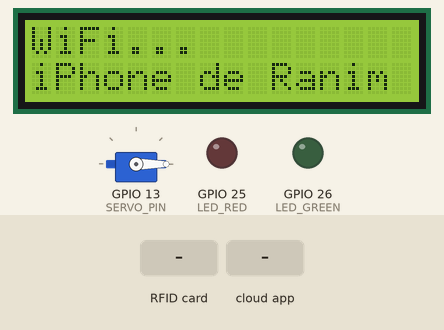
The sketch below on a simulated ESP32. On the bench: servo, 16×2 character LCD, output pins drawn as LEDs (lit = HIGH). Inputs (shaded band) come from the test bench. WiFi joins after 1.5 s; servers stay silent unless stated; the Firebase database answers and starts empty; what the sketch prints to the serial monitor is not drawn.

Above: at 2.3 s.
At 5.4 s:
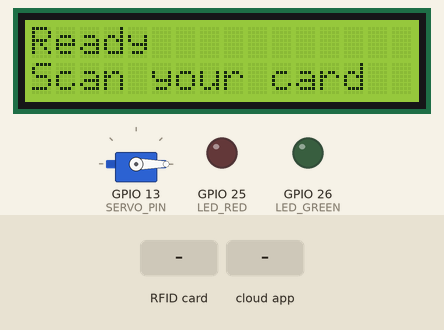
5.5 s: RFID card 5E 7A 19 C4 held to the reader
At 6.7 s:
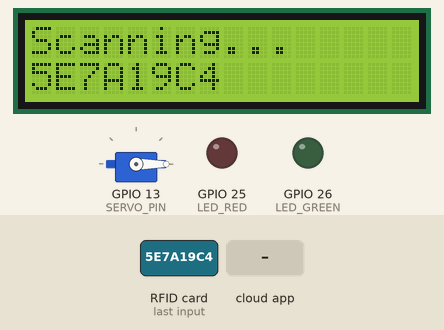
7.0 s: the phone or cloud app sets response to authorized
At 7.5 s:
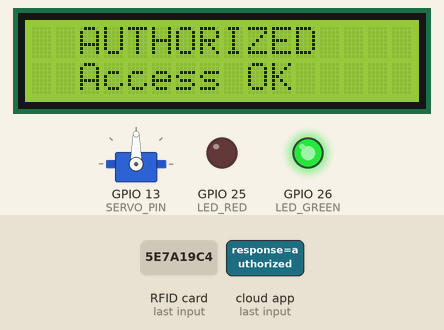
Timing chart, 0 to 11.7 s (numbered marks = the images above; inputs shaded):
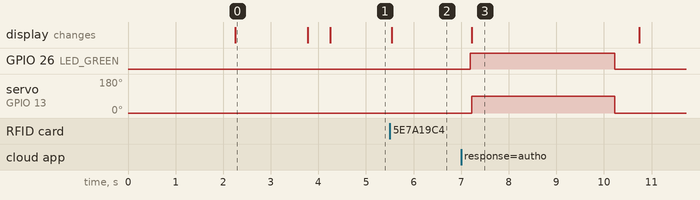

The sketch:

SmartSchool_IoT.ino
```cpp
/*
  ============================================================
  SmartSchool IoT — ESP32 (PROTOTYPE)
  Firebase ESP Client library (Firebase.RTDB.xxx)
  ============================================================
  PROTOTYPE MODE:
  • One ESP32 handles everything (DHT22 + RFID + LCD + Servo + LEDs)
  • DHT22 writes to floor_2 only → Flutter mirrors to all other floors
  • RFID handles university entry for all students and teachers

  For multi-floor production deployment:
  • Flash one ESP32 per floor
  • Change FLOOR_NUMBER + FLOOR_ID + HAS_RFID per unit
  • Remove startPrototypeBroadcast() call from Flutter iot_service.dart

  Library: "Firebase ESP Client" by Mobizt (>= v4)
  Board: ESP32 Dev Module
  Partition: Default 4MB with spiffs

  Wiring:
    DHT22 ED26  → GPIO 2   (data), 3.3V, GND
    DHT22 ED24  → GPIO 4   (data), 3.3V, GND
    RC522 SDA   → GPIO 5
    RC522 SCK   → GPIO 18
    RC522 MOSI  → GPIO 23
    RC522 MISO  → GPIO 19
    RC522 RST   → GPIO 15
    LCD SDA     → GPIO 21
    LCD SCL     → GPIO 22
    LED GREEN   → GPIO 26  (+ 220Ω to GND)
    LED RED     → GPIO 27  (+ 220Ω to GND)
    SERVO       → GPIO 13  (5V external, shared GND)
  ============================================================
*/

#include <WiFi.h>
#include <Firebase_ESP_Client.h>
#include "addons/TokenHelper.h"
#include "addons/RTDBHelper.h"
#include <DHT.h>
#include <MFRC522.h>
#include <LiquidCrystal_I2C.h>
#include <ESP32Servo.h>
#include <time.h>

// ─────────────────────────────────────────────────────────────────────────────
//  ★  CONFIGURE THESE FOR EACH ESP32 UNIT  ★
// ─────────────────────────────────────────────────────────────────────────────
#define WIFI_SSID       "iPhone de Ranim"
#define WIFI_PASSWORD   "ranim1234"
#define FIREBASE_HOST   "pfe-smartschool-default-rtdb.europe-west1.firebasedatabase.app/"
#define API_KEY         "AIzaSyDTWS13ATaP_0No4yjp6RC-MOiddghSmsc"
#define DATABASE_SECRET "CyMLHjOdJ88awIAwGyEhgBSX83mF6aEfAYJ0WcUk"

// ── PROTOTYPE: single ESP32 on floor 2 ────────────────────────────────────
// Flutter mirrors floor_2 readings to all other floors automatically.
// When adding more ESP32 units later, change these 3 lines per unit:
//   Floor 0: FLOOR_NUMBER 0 | FLOOR_ID "floor_0" | HAS_RFID true
//   Floor 1: FLOOR_NUMBER 1 | FLOOR_ID "floor_1" | HAS_RFID false
//   Floor 3: FLOOR_NUMBER 3 | FLOOR_ID "floor_3" | HAS_RFID false
//   Floor 4: FLOOR_NUMBER 4 | FLOOR_ID "floor_4" | HAS_RFID false
#define FLOOR_NUMBER    2
#define FLOOR_ID        "floor_2"
#define HAS_RFID        true    // prototype: RFID at this single unit

// ─── DHT22 — single sensor ────────────────────────────────────────────────────
#define SENSOR_NAME   "dht22"
#define SENSOR_PIN    27

#define DHT_TYPE  DHT22

// ─── DHT22 ────────────────────────────────────────────────────────────────────
#define DHT_TYPE  DHT22

// ─── RC522 RFID ───────────────────────────────────────────────────────────────
#define RFID_SS_PIN   5
#define RFID_RST_PIN  4

// ─── LEDs ─────────────────────────────────────────────────────────────────────
#define LED_GREEN  26
#define LED_RED    25

// ─── Servo ────────────────────────────────────────────────────────────────────
#define SERVO_PIN    13
#define SERVO_OPEN   90
#define SERVO_CLOSE   0
#define SERVO_HOLD   3000

// ─── Objects ──────────────────────────────────────────────────────────────────
DHT               dht(SENSOR_PIN, DHT_TYPE);
MFRC522           rfid(RFID_SS_PIN, RFID_RST_PIN);
LiquidCrystal_I2C lcd(0x27, 16, 2);
Servo             gateServo;
FirebaseData      fbData;
FirebaseAuth      fbAuth;
FirebaseConfig    fbConfig;

unsigned long lastTempMs = 0;
const unsigned long TEMP_INTERVAL = 30000;
bool firebaseReady = false;

// ─────────────────────────────────────────────────────────────────────────────
//  SETUP
// ─────────────────────────────────────────────────────────────────────────────
void setup() {
  Serial.begin(115200);
  Serial.println("\n== SmartSchool IoT — " FLOOR_ID " ==");

  // ── GPIO ──────────────────────────────────────────────────────────────────
  pinMode(LED_GREEN, OUTPUT);
  pinMode(LED_RED,   OUTPUT);
  digitalWrite(LED_GREEN, LOW);
  digitalWrite(LED_RED,   LOW);

  gateServo.attach(SERVO_PIN);
  gateServo.write(SERVO_CLOSE);

  // ── LCD ───────────────────────────────────────────────────────────────────
  Wire.begin(21, 22);
  lcd.init();
  lcd.backlight();
  lcdPrint("SmartSchool","");

  // ── DHT22 ─────────────────────────────────────────────────────────────────
  dht.begin();
  delay(2000);

  // ── RFID (only if present on this floor) ──────────────────────────────────
  if (HAS_RFID) {
    SPI.begin();
    rfid.PCD_Init();
    delay(100);
    Serial.println("RFID ready");
  }

  // ── WiFi ──────────────────────────────────────────────────────────────────
  lcdPrint("WiFi...", WIFI_SSID);
  WiFi.begin(WIFI_SSID, WIFI_PASSWORD);
  int tries = 0;
  while (WiFi.status() != WL_CONNECTED && tries < 30) {
    delay(500);
    Serial.print(".");
    tries++;
  }
  if (WiFi.status() != WL_CONNECTED) {
    lcdPrint("WiFi FAILED", "Check creds");
    while (true) delay(1000);
  }
  Serial.println("\nWiFi: " + WiFi.localIP().toString());

  // ── Firebase ──────────────────────────────────────────────────────────────
  fbConfig.api_key      = API_KEY;
  fbConfig.database_url = "https://" FIREBASE_HOST;
  fbConfig.signer.tokens.legacy_token = DATABASE_SECRET;
  fbConfig.token_status_callback = tokenStatusCallback;

  Firebase.begin(&fbConfig, &fbAuth);
  Firebase.reconnectWiFi(true);

  lcdPrint("Firebase...", "Connecting");
  unsigned long w = millis();
  while (!Firebase.ready() && millis() - w < 10000) delay(300);

  firebaseReady = Firebase.ready();
  if (firebaseReady) {
    // Announce this floor device online
    Firebase.RTDB.setBool(&fbData,
        "/iot/devices/" FLOOR_ID "/online", true);
    Firebase.RTDB.setString(&fbData,
        "/iot/devices/" FLOOR_ID "/ip",
        WiFi.localIP().toString().c_str());
    Firebase.RTDB.setInt(&fbData,
        "/iot/devices/" FLOOR_ID "/floor", FLOOR_NUMBER);
    Serial.println("Firebase ready — " FLOOR_ID);
  } else {
    Serial.println("Firebase NOT ready");
  }

  lcdPrint("Ready", HAS_RFID ? "Scan your card" : "Monitoring...");
}

// ─────────────────────────────────────────────────────────────────────────────
//  LOOP
// ─────────────────────────────────────────────────────────────────────────────
void loop() {
  if (WiFi.status() != WL_CONNECTED) {
    WiFi.reconnect();
    delay(3000);
    return;
  }

  firebaseReady = Firebase.ready();

  // 1. Upload temperature every 30s
  if (firebaseReady && millis() - lastTempMs > TEMP_INTERVAL) {
    lastTempMs = millis();
    uploadTemperature();
  }

  // 2. Check RFID (only if this floor has a reader)
  if (HAS_RFID && rfid.PICC_IsNewCardPresent() && rfid.PICC_ReadCardSerial()) {
    handleRfidScan();
    rfid.PICC_HaltA();
    rfid.PCD_StopCrypto1();
  }
}

// ─────────────────────────────────────────────────────────────────────────────
//  TEMPERATURE — single DHT22, writes to floor_2
//  Flutter mirrors this reading to all other floors (prototype mode)
// ─────────────────────────────────────────────────────────────────────────────
void uploadTemperature() {
  float temp = dht.readTemperature();
  float hum  = dht.readHumidity();

  if (isnan(temp) || isnan(hum)) {
    Serial.println("[DHT22] Read failed — check wiring on pin " + String(SENSOR_PIN));
    return;
  }

  Serial.printf("[DHT22] %.1f°C  %.1f%%  — uploading...\n", temp, hum);

  String base = "/iot/temperature/" FLOOR_ID "/" SENSOR_NAME;

  bool ok = true;
  if (!Firebase.RTDB.setFloat(&fbData,  (base + "/temperature").c_str(), temp))
    { Serial.println("  ERR temperature: " + fbData.errorReason()); ok = false; }
  if (!Firebase.RTDB.setFloat(&fbData,  (base + "/humidity").c_str(),    hum))
    { Serial.println("  ERR humidity: "    + fbData.errorReason()); ok = false; }
  if (!Firebase.RTDB.setInt(&fbData,    (base + "/pin").c_str(),         SENSOR_PIN))
    { Serial.println("  ERR pin: "         + fbData.errorReason()); ok = false; }
  if (!Firebase.RTDB.setInt(&fbData,    (base + "/floor").c_str(),       FLOOR_NUMBER))
    { Serial.println("  ERR floor: "       + fbData.errorReason()); ok = false; }
  if (!Firebase.RTDB.setInt(&fbData,    (base + "/updatedAt").c_str(),   (int)millis()))
    { Serial.println("  ERR updatedAt: "   + fbData.errorReason()); ok = false; }

  if (ok) Serial.println("  Upload OK → " + base);
}

// ─────────────────────────────────────────────────────────────────────────────
//  RFID — university entry only
// ─────────────────────────────────────────────────────────────────────────────
void handleRfidScan() {
  String tag = "";
  for (byte i = 0; i < rfid.uid.size; i++) {
    if (rfid.uid.uidByte[i] < 0x10) tag += "0";
    tag += String(rfid.uid.uidByte[i], HEX);
  }
  tag.toUpperCase();

  Serial.println("Tag: " + tag);
  lcdPrint("Scanning...", tag.c_str());

  if (!firebaseReady) {
    lcdPrint("Firebase Error", "Not connected");
    blinkLed(LED_RED, 3);
    delay(1500);
    lcdPrint("Ready", "Scan your card");
    return;
  }

  // Push scan to RTDB — Flutter processes and responds
  FirebaseJson json;
  json.set("tag",       tag.c_str());
  json.set("scannedAt", (int)millis());
  json.set("floor",     FLOOR_ID);
  json.set("processed", false);
  json.set("response",  "");

  if (!Firebase.RTDB.pushJSON(&fbData, "/iot/rfid_scans", &json)) {
    Serial.println("Push error: " + fbData.errorReason());
    lcdPrint("Server Error", "Try again");
    blinkLed(LED_RED, 3);
    delay(1500);
    lcdPrint("Ready", "Scan your card");
    return;
  }

  String scanId       = fbData.pushName();
  String responsePath = "/iot/rfid_scans/" + scanId + "/response";

  // Poll for Flutter response (max 5s)
  String response = "";
  for (int i = 0; i < 50; i++) {
    delay(100);
    if (Firebase.RTDB.getString(&fbData, responsePath.c_str())) {
      String val = fbData.stringData();
      if (val == "authorized" || val == "denied") {
        response = val;
        break;
      }
    }
  }

  Serial.println("Response: " + (response.length() ? response : "timeout"));

  if (response == "authorized") {
    grantAccess();
  } else {
    denyAccess(response.length() ? "Unknown tag" : "Timeout");
  }

  delay(500);
  lcdPrint("Ready", "Scan your card");
}

// ─────────────────────────────────────────────────────────────────────────────
//  ACCESS FEEDBACK
// ─────────────────────────────────────────────────────────────────────────────
void grantAccess() {
  Serial.println(">> AUTHORIZED");
  digitalWrite(LED_GREEN, HIGH);
  digitalWrite(LED_RED,   LOW);
  lcdPrint("  AUTHORIZED  ", "  Access OK   ");
  gateServo.write(SERVO_OPEN);
  delay(SERVO_HOLD);
  gateServo.write(SERVO_CLOSE);
  digitalWrite(LED_GREEN, LOW);
}

void denyAccess(const char* reason) {
  Serial.printf(">> DENIED — %s\n", reason);
  digitalWrite(LED_RED,   HIGH);
  digitalWrite(LED_GREEN, LOW);
  lcdPrint("   DENIED     ", reason);
  delay(2000);
  digitalWrite(LED_RED, LOW);
}

// ─────────────────────────────────────────────────────────────────────────────
//  HELPERS
// ─────────────────────────────────────────────────────────────────────────────
void lcdPrint(const char* l1, const char* l2) {
  lcd.clear();
  lcd.setCursor(0, 0); lcd.print(l1);
  lcd.setCursor(0, 1); lcd.print(l2);
}
void lcdPrint(const char* l1, String l2) { lcdPrint(l1, l2.c_str()); }

void blinkLed(int pin, int n) {
  for (int i = 0; i < n; i++) {
    digitalWrite(pin, HIGH); delay(200);
    digitalWrite(pin, LOW);  delay(200);
  }
}
```

Measured:
- after the input at 5.5 s, the display: changes at once (image 2)
- after the input at 7.0 s, GPIO 26 (LED_GREEN): LOW → HIGH after 0.19 s, → LOW 3.0 s later; servo on GPIO 13 (SERVO_PIN): 0° → 90° after 0.22 s, → 0° 3.0 s later; the display: changes after 0.22 s (image 3)
- what the display in image 0 shows lasts 1.5 s, from 2.3 s to 3.8 s
